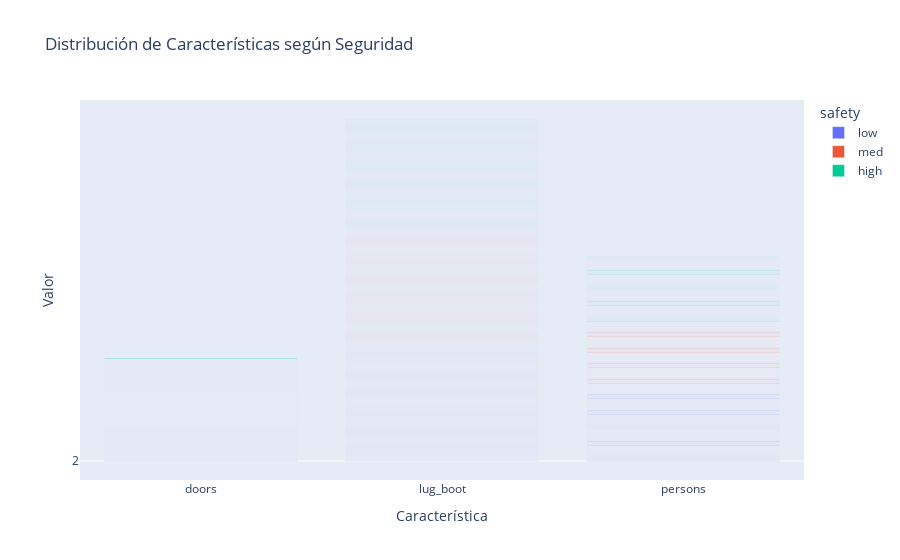

This figure's notebook cell:
### Code cell
import pandas as pd
import plotly.express as px

df=pd.read_csv("cars.csv")

# Realizamos el melt para organizar los datos
df_melted = df.melt(id_vars=['safety'], 
                    value_vars=["doors", "lug_boot", "persons"],
                    var_name='Feature', 
                    value_name='Value')

# Creamos el gráfico de barras apiladas
fig = px.bar(df_melted, x='Feature', y='Value', color='safety',
             title='Distribución de Características según Seguridad',
             labels={'Feature': 'Característica', 'Value': 'Valor'},
             barmode='stack')

fig.show()

### Figure 1 — Plotly figure (JSON) as saved in the notebook; plotly's stock layout.template omitted (floating-point values rounded to 4 significant figures; data arrays with more than 128 entries replaced by an {"elided": "..."} marker saying what was removed)
{"data": [{"alignmentgroup": "True", "hovertemplate": "safety=low<br>Característica=%{x}<br>Valor=%{y}<extra></extra>", "legendgroup": "low", "marker": {"color": "#636efa", "pattern": {"shape": ""}}, "name": "low", "offsetgroup": "low", "orientation": "v", "showlegend": true, "textposition": "auto", "type": "bar", "x": {"elided": "1728 str values"}, "xaxis": "x", "y": {"elided": "1728 str values"}, "yaxis": "y"}, {"alignmentgroup": "True", "hovertemplate": "safety=med<br>Característica=%{x}<br>Valor=%{y}<extra></extra>", "legendgroup": "med", "marker": {"color": "#EF553B", "pattern": {"shape": ""}}, "name": "med", "offsetgroup": "med", "orientation": "v", "showlegend": true, "textposition": "auto", "type": "bar", "x": {"elided": "1728 str values"}, "xaxis": "x", "y": {"elided": "1728 str values"}, "yaxis": "y"}, {"alignmentgroup": "True", "hovertemplate": "safety=high<br>Característica=%{x}<br>Valor=%{y}<extra></extra>", "legendgroup": "high", "marker": {"color": "#00cc96", "pattern": {"shape": ""}}, "name": "high", "offsetgroup": "high", "orientation": "v", "showlegend": true, "textposition": "auto", "type": "bar", "x": {"elided": "1728 str values"}, "xaxis": "x", "y": {"elided": "1728 str values"}, "yaxis": "y"}], "layout": {"barmode": "stack", "legend": {"title": {"text": "safety"}, "tracegroupgap": 0}, "title": {"text": "Distribución de Características según Seguridad"}, "xaxis": {"anchor": "y", "domain": [0, 1], "title": {"text": "Característica"}}, "yaxis": {"anchor": "x", "domain": [0, 1], "title": {"text": "Valor"}}}}
